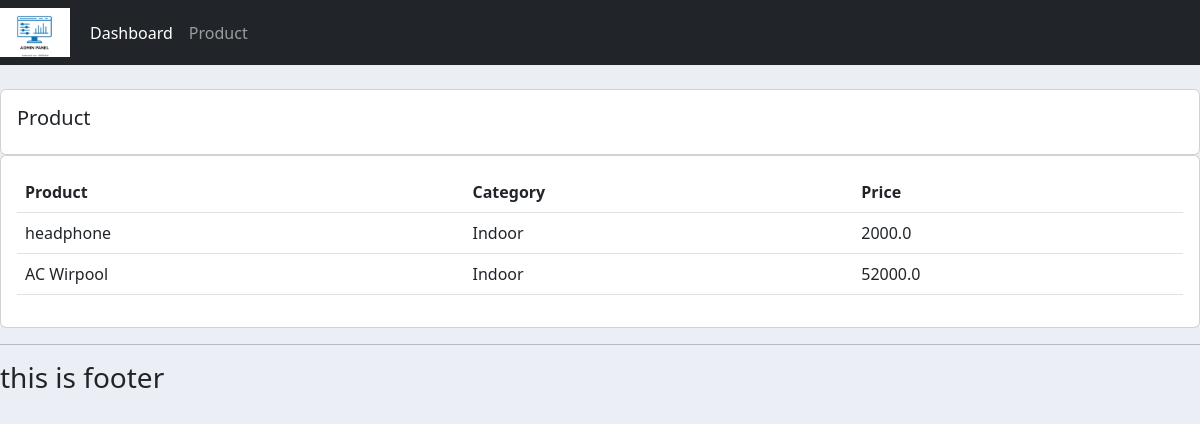
/product/, run on an earlier commit of the app's database.
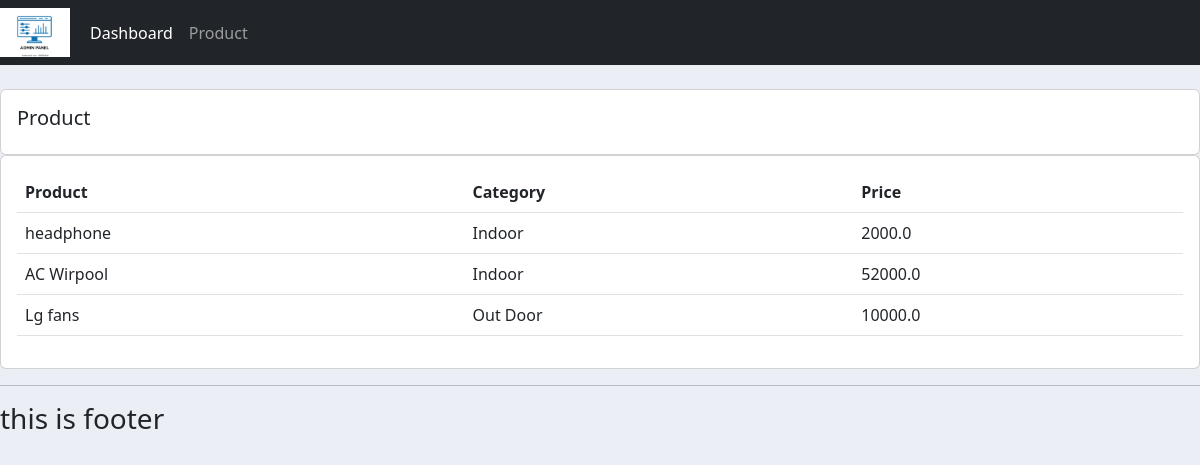
And on a later commit of the database.
### accounts/models.py (models this page shows, shortened)
class Product(models.Model):
    CATEGORY = ( ('Indoor','Indoor') ,
                 ('Out Door' , 'Out Door'))
    name = models.CharField(max_length=200,null=True)
    price =  models.FloatField(null=True)
    category = models.CharField(max_length=200,null=True,choices = CATEGORY)
    description = models.CharField(max_length=200,null=True,blank=True)
    date_created = models.DateTimeField(auto_now_add=True,null=True)
    tags = models.ManyToManyField(Tag)

### accounts/views.py (the view)
# urls.py: path('product/', views.product,name = "product"),
def product(request):
    try:
        products = Product.objects.all()
        context ={ 'products': products}
        return render(request, "accounts/product.html", context)
    except Exception as e:
        print(e)

### accounts/templates/accounts/product.html (shortened to what this page needs)
{% extends 'accounts/main.html'%}
    {% block content %}
        <br>
     <div class="row">
       <div class="col">
            <div class="col-md">
                <div class="card card-body" >
                    <h5>Product</h5>
                </div>
                    <div class="card card-body">
                        <table class="table">
                            <tr>
                                <th>Product</th>
                                <th>Category</th>
                                <th>Price</th>
                            </tr>
                            {% for item in products%}
                                <tr>
                                <td> {{item.name }}</td>
                                <td> {{item.category}} </td>
                                <td> {{ item.price }}</td>
                                 </tr>
                            {% endfor  %}
                        </table>
                    </div>
                </div>
            </div>
       </div>
    {% endblock content %}

What changed in the data, as far as the page shows it:
added Product: name "Lg fans", category "Out Door", price "10000.0"
